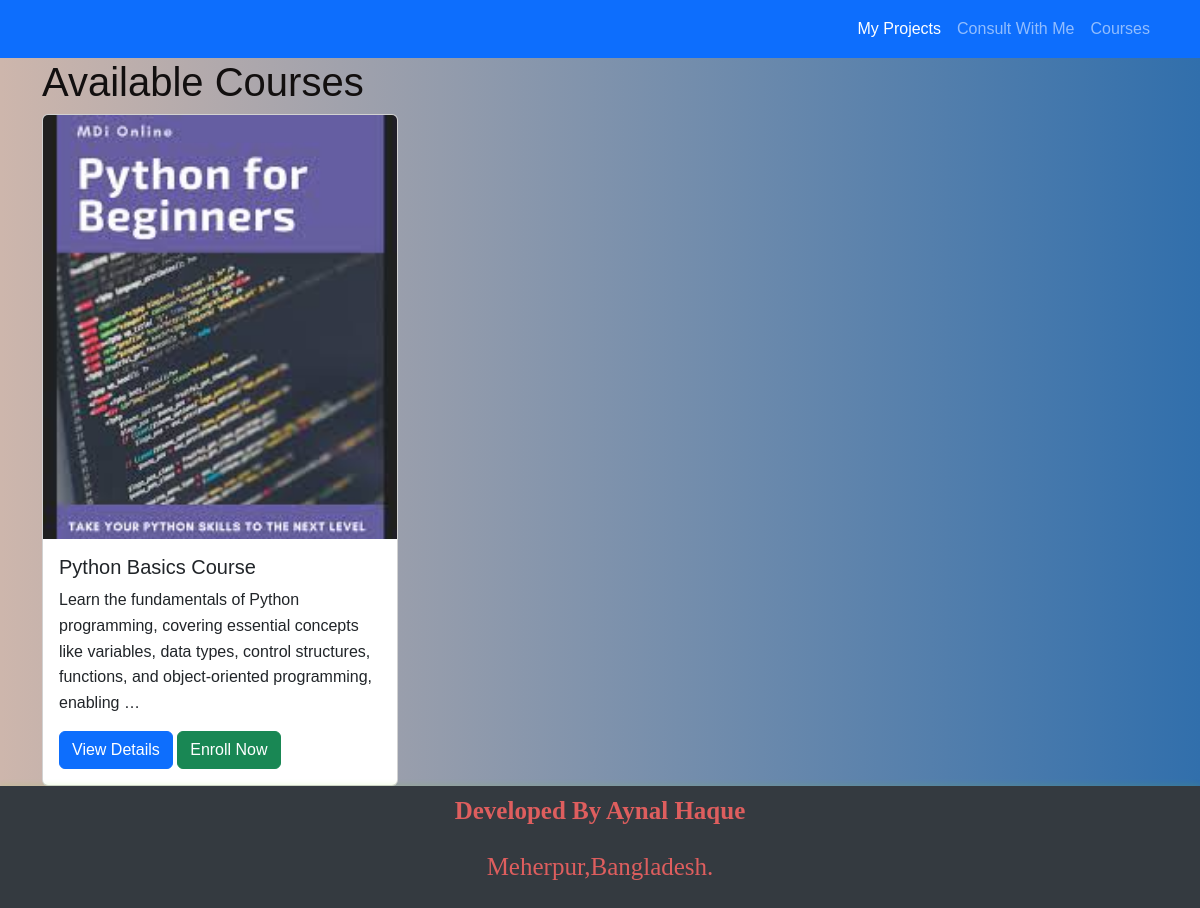
/cor/courses/, run on the app's committed database.
### courses/models.py (models this page shows, shortened)
class Course(models.Model):
    title = models.CharField(max_length=200)
    description = models.TextField()
    duration = models.CharField(max_length=50)  # Example: "3 months", "6 weeks"
    price = models.DecimalField(max_digits=10, decimal_places=2)
    image = models.ImageField(upload_to='courses/', blank=True, null=True)
    created_at = models.DateTimeField(auto_now_add=True)

### courses/views.py (the view)
# urls.py: path('courses/', views.course_list, name='course_list'),
def course_list(request):
    courses = Course.objects.all()
    return render(request, 'course_list.html', {'courses': courses})

### courses/templates/course_list.html
{% extends 'base.html' %}
{% block content %}
<h1>Available Courses</h1>
<div class="row">
    {% for course in courses %}
    <div class="col-md-4">
        <div class="card">
            {% if course.image %}
            <img src="{{ course.image.url }}" class="card-img-top" alt="{{ course.title }}">
            {% endif %}
            <div class="card-body">
                <h5 class="card-title">{{ course.title }}</h5>
                <p class="card-text">{{ course.description|truncatewords:20 }}</p>
                <a href="{% url 'course_detail' course.id %}" class="btn btn-primary">View Details</a>
                <a href="{% url 'enroll_in_course' course.id %}" class="btn btn-success">Enroll Now</a>
            </div>
        </div>
    </div>
    {% endfor %}
</div>
{% endblock %}

### static/css/styles.css (style rules this page uses)
body { font-family: 'Poppins', sans-serif; background: linear-gradient(to right, hsl(18, 25%, 74%), #316fac); color: hwb(0 6% 93%); margin: 0; padding: 0; line-height: 1.6; display: flex; flex-direction: column; min-height: 100vh; }

### data on the page
Course: image (picture), title "Python Basics Course", description "Learn the fundamentals of Python programming, covering essential concepts like variables, data types, control structures, functions, and object-oriented programming, enabling …"
